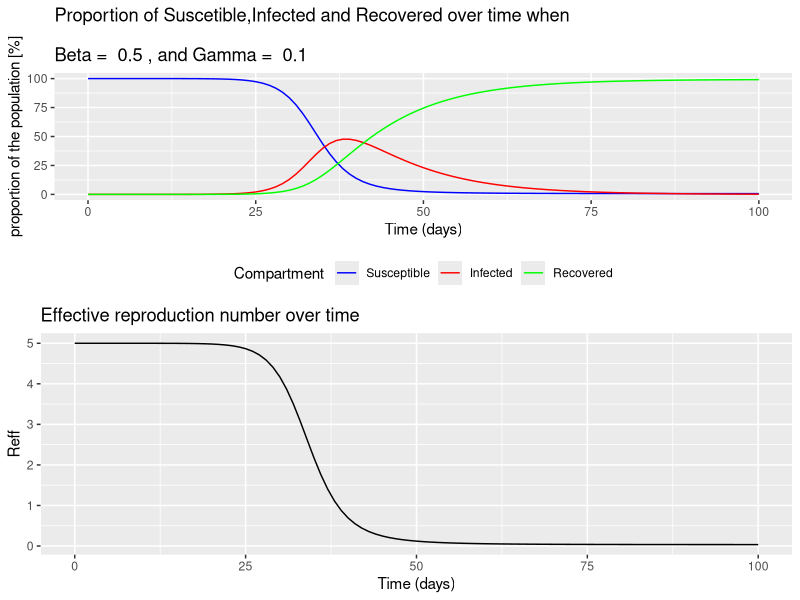

Write R code to recreate this figure.
# INFECTIOUS dISEASE MODELLING
# Module 1 e-tivity 6 - Simulating Reff

library(deSolve)  # solves the model
library(reshape2) # changes hte shape of the model output
library(ggplot2)  # plots
library(ggpubr) # subplots ggplot2

# Modelling the epidemic
population <- 10^6

ini_state <- c(S = population - 1,
               I = 1,
               R = 0)
parameters <- c(beta = 1/2,
                gamma = 1/10)
obs_period <- 100
times <- 0:obs_period

sir_model <- function(time, state, parameters) {
  
  with(as.list(c(state, parameters)),{
    N <- S + I + R
    
    lambda <- beta * I/N
    
    dS <- -lambda*S
    dI <- lambda*S - gamma*I
    dR <- gamma*I
    
    return(list(c(dS,dI,dR)))
  })
}

# Solving the differential equations using the ode integration algorithm
output <- as.data.frame(ode(y = ini_state,
                            times = times,
                            func = sir_model,
                            parms = parameters))

output_long <- melt(as.data.frame(output), id = "time")

# Calculating the proportion in each compartment as a column in the long-format output
output_long$proportion <- output_long$value/sum(ini_state)

# Plots the proportion of people in the S, I and R compartments over time
graf <- ggplot(data = output_long,
               aes(x = time,
                   y = proportion*100, # %
                   colour = variable,
                   group = variable)) +
  geom_line() +
  xlab("Time (days)") +
  ylab("proportion of the population [%]") +
  labs(title = paste("Proportion of Suscetible,Infected and Recovered over time when
                     \nBeta = ",parameters["beta"],", and Gamma = ", parameters["gamma"]),
       colour = "Compartment") +
  scale_color_manual(labels = c("Susceptible", "Infected", "Recovered"), values = c("blue", "red", "green")) +
  theme(legend.position = "bottom")

# Plots the Reff over time
output$reff <-  parameters["beta"] / parameters["gamma"] * output$S / sum(ini_state)

ReffG <- ggplot(data = output,
                aes(x = time,
                    y = reff)) +
  geom_line() +
  xlab("Time (days)") +
  ylab("Reff") +
  labs(title = "Effective reproduction number over time")

# subplotting each graphic with dim (2,1)
print(ggarrange(graf, ReffG, nrow = 2, ncol = 1))
